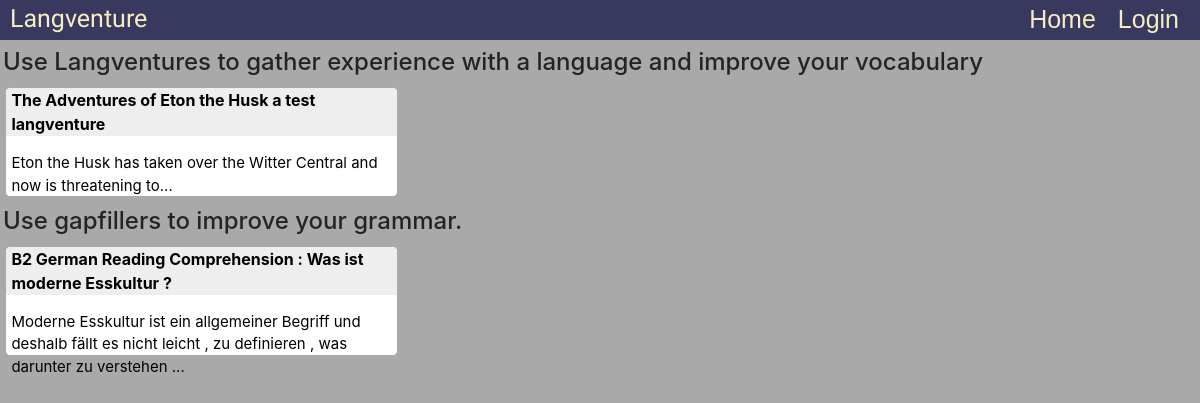
The page / on the database its author committed.
### story/models.py (models this page shows)
class Story(models.Model):
    name = models.TextField()
    finished = models.BooleanField(default=False)
    user = models.ForeignKey(User, on_delete=models.CASCADE, related_name="storys", default="")

### gapfiller/models.py (models this page shows)
class Token(models.Model):
    text = models.ForeignKey(Text, on_delete=models.CASCADE, related_name="tokens")
    translation = models.TextField(default="")
    word_translation = models.TextField(default="")
    word = models.TextField()
    is_upper = models.BooleanField(default=False)
    local_choice_selection = models.ForeignKey(LocalChoiceSelection, blank=True, null=True, on_delete=models.CASCADE, related_name="token")

class Entry(models.Model):
    title = models.ForeignKey(Text, on_delete=models.CASCADE)

### gapfiller/views.py (the view)
# urls.py: path("", views.index, name="index"),
def index(request):
    if not request.user:
        HttpResponseRedirect(reverse("login"))
    entries = Entry.objects.all()
    stories = Story.objects.filter(finished=True)
    print(stories)
    return render(request, "gapfiller/index.html", {
        'entries': entries,
        'stories': stories,
    })

### gapfiller/templates/gapfiller/index.html (shortened to what this page needs)
{% extends "gapfiller/layout.html" %}
{% block body %}
    <div style="margin:0; padding:3px;">
        <h4> Use Langventures to gather experience with a language and improve your vocabulary</h4>
        {% for story in stories %}
            <a href="{% url 'story' story.id %}">
                <div class="index_entry">
                    <div class="index_title">
                        <p style="font-weight:bold; ">
                            The Adventures of Eton the Husk a test langventure
                        </p>
                    </div>
                    <p style="font-size:15px;padding-left:5px;">
                        Eton the Husk has taken over the Witter Central and now is threatening to...
                    </p>
                </div>
            </a>
        {% endfor %}
        <div style="width=400px;display:block;margin-top:130px"><h4> Use gapfillers to improve your grammar.</h4></div>
        {% for entry in entries %}
        <a href="{% url 'show' entry.id %}">
            <div class="index_entry">
                <div class="index_title">
                    <p style="font-weight:bold; ">
                        {% for token in entry.title.tokens.all %}
                            {{ token.word }}
                        {% endfor %}
                    </p>
                </div>
                <p style="font-size:15px;padding-left:5px;">
                    {% for token in entry.paragraphs.first.text.tokens.all|slice:":20" %}
                        {{ token.word }}
                    {% endfor %}
                    ...
                </p>
            </div>
        </a>
        {% endfor %}
    </div>
{% endblock %}

### gapfiller/static/gapfiller/main_style.css (style rules this page uses)
body { margin:0px; padding:0px; background-color:darkgrey; /'lightgrey;*/ height:100%; min-height: 100%; }
html { height: 100%; min-height: 100%; }
.index_entry { color:black; background:white; margin:0.2%; border-radius:5px; width:32.9%; float:left; height:110px; border: solid; border-width: thin; border-color: darkgrey; }
.index_title { background-color:#eeeeee; color:black; margin:0; padding-left:5px; border-top-left-radius: 5px; border-top-right-radius: 5px; }

### rows shown on the page
Token: word "B2"
Token: word "German"
Token: word "Reading"
Token: word "Comprehension"
Token: word ":"
Token: word "Was"
Token: word "ist"
Token: word "moderne"
Token: word "Esskultur"
Token: word "?"
Token: word "Moderne"
Token: word "Esskultur"
Token: word "ist"
Token: word "ein"
Token: word "allgemeiner"
Token: word "Begriff"
Token: word "und"
Token: word "deshalb"
Token: word "fällt"
Token: word "es"
Token: word "nicht"
Token: word "leicht"
Token: word ","
Token: word "zu"
Token: word "definieren"
Token: word ","
Token: word "was"
Token: word "darunter"
Token: word "zu"
Token: word "verstehen"
